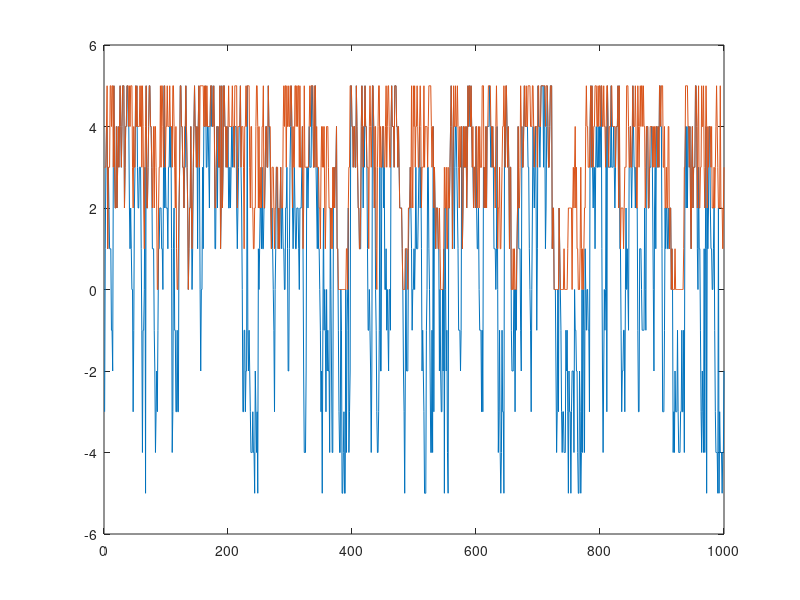

Write the MATLAB code that produced this figure.
% Code: Harrison Satcher
% PI: Adam Morris
% Cushman Lab
% Model Free Punishments
% Created: 9/12/17
% Last modified: 9/12/17
%%%%%%%%%%%%%%%%%%%%%%%%%%%%%%%%%%%%%%%%%%%%%%%%%%%%%%%%%%%%%%%%%%%%%%%%%%%
% A generative model that simulate data in line with our proposed
% Actor-Critic Model Free learning without passing back punishments.
%%%%%%%%%%%%%%%%%%%%%%%%%%%%%%%%%%%%%%%%%%%%%%%%%%%%%%%%%%%%%%%%%%%%%%%%%%%
    

numRounds = 1000; % Determined by number of trials
numSubj = 1;
actorTable = [0,0;0,0;0,0;0,0]; % p(s,a) policy preferences
criticTable = [0,0,0,0,0,0,0,0,0,0]; % V(s) state values
genRewardTable = zeros(numRounds,4); % To generate nonstationary with reflection
rewardTable = zeros(numRounds,4); % True rewards table
maxReward = 5;
minReward = -5;
RewardStDev = 1.5;
currentState = 1;
resultsMatrix = zeros(numRounds, 4); % [terminal, reward, optimal terminal, optimal reward]
terminal = 0;
gamma = .9;
alpha = .5;
beta = 3;

% Write up Actor-Critic with critic punishment learning rate low
% Does it show our effect on this task? 
% 
%%% Short-term task: equal 0, -
%%% Long-term task: higher 0, lower -


for i=1:numSubj
    
% % %     alpha = rand; 
% % %     beta = randi([0,10]);

    % Set rewards, altered from code provided by Adam Morris: 
    % https://github.com/adammmorris/cached_values/blob/master/Simulations/env/createEnv.m
    % Random Gaussian walk with boundary reflection
	genRewardTable(1,:) = round(normrnd(0,RewardStDev,1,4));
    for thisRound = 2:numRounds
         re = genRewardTable(thisRound-1, :) + round(normrnd(0,RewardStDev,1,4));
         re(re > maxReward) = 2 .* maxReward - re(re > maxReward);
         re(re < minReward) = 2 .* minReward - re(re < minReward);
         genRewardTable(thisRound,:) = re;
    end
    % Normalizing symemetric rewards so beta reflects range 0 to 10, g. prior
    % rewardTable = (rewardTable + ((maxReward - minReward) ./ 2)) ./ (maxReward - minReward);
    rewardTable(:,5:8) = genRewardTable; %collapse reward tables
    rewardTable(:,9:10) = -5; % add punishment state
    [maxReward, maxState] = max(rewardTable,[],2); % find optimal rewards

    for j=1:numRounds
        while ~terminal
            % Action selection; Gibbs softmax utilizing action preference
            probDist = exp(actorTable(currentState,:)) ./ sum(exp(actorTable(currentState,:))); 
            currentAction = randsample(1:2, 1, true, probDist); 
            if currentState == 1
                nextState = currentState + currentAction;
            else
                nextState = (currentState.*2)+currentAction;
            end
            reward = rewardTable(j, nextState);
            % TD error
            if reward > 0 % are punishments passed back
                del = reward + gamma .* criticTable(nextState) - criticTable(currentState);
            else
                del = gamma .* criticTable(nextState) - criticTable(currentState);
            end
            % critic updates actor
            actorTable(currentState, currentAction) = actorTable(currentState, currentAction) + beta .* del;
            % critic updates self
            criticTable(currentState) = criticTable(currentState) + alpha .* del;
            currentState = nextState;
            if currentState > 4
                terminal = 1;
            end
        end
        resultsMatrix(j, :) = [currentState, reward, maxState(j), maxReward(j)]; %log results
        % reset the task
        terminal = 0; 
        currentState = 1;
    end
    plot(1:numRounds,resultsMatrix(:,2))
    hold on
    plot(1:numRounds,resultsMatrix(:,4))
    hold off
% % %     csvwrite(strcat('Data_Model_Agents/', 'modelagent', string(i), '.csv'), ...
% % %             resultsMatrix);
end


    
